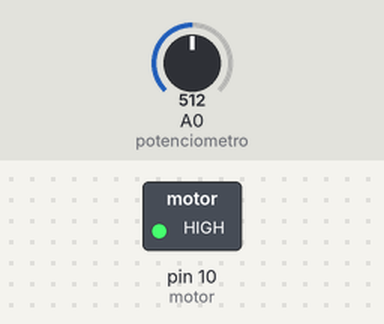
The sketch below on a simulated Arduino Uno, built with avr-gcc and run on an emulated ATmega328P. Parts: switched loads named in the sketch (green lamp = pin HIGH). The inputs (shaded band) are chosen by the test bench; at power-on: A0 (potenciometro) = 512.

Above: at 1.2 s.
1.3 s: A0 (potenciometro) set to 122
At 2.4 s:
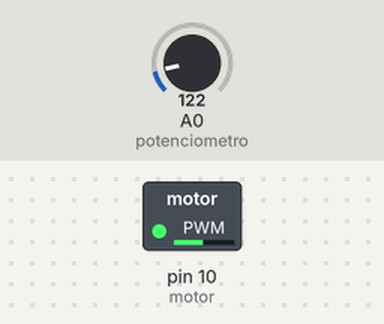
2.8 s: A0 (potenciometro) set to 0
At 3.9 s:
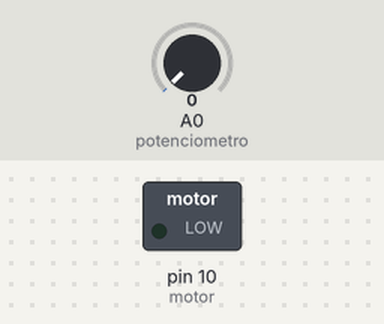
4.3 s: A0 (potenciometro) set to 306
At 5.2 s:
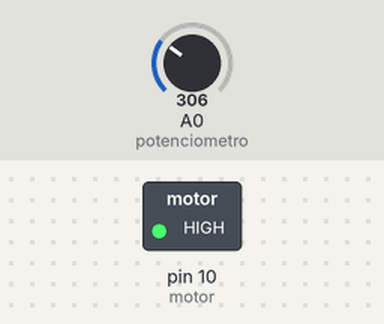
Timing chart, 0 to 7.3 s (numbered marks = the images above; inputs shaded):
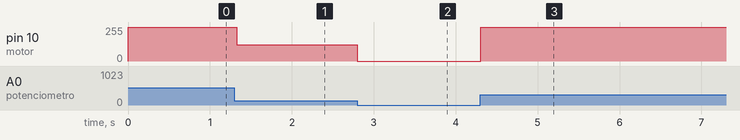

Measured:
- after the input at 1.3 s, pin 10 (motor): 255/255 → 122/255 at once
- after the input at 2.8 s, pin 10 (motor): 122/255 → 0/255 at once
- after the input at 4.3 s, pin 10 (motor): 0/255 → 255/255 at once

The sketch:

practica8.ino
```cpp
/* Control de la velocidad de un motor mediante un potenciómetro */
  int valor = 0; // variable que contiene el valor a sacar por el terminal analógico
  int motor = 10; // motor conectado al PIN 10
  int potenciometro=0; // Se define la entrada analógica

  void setup() { } // No es necesario

  void loop() {
	valor = analogRead(potenciometro); // se lee el valor de la entrada analógica y se asigna a val
	analogWrite(motor, valor); // Se manda a la salida analógica 0 el valor leído
	delay(30); // espera 30 ms para que el efecto sea visible
  }
```
